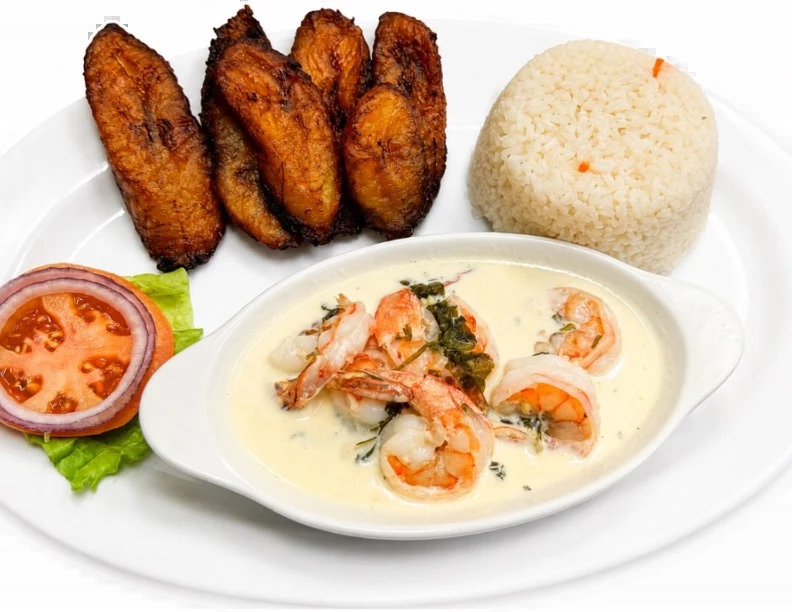
#> input picture websites/TruongSon-demos/scrollcraft/builds/el-salvadoreno/assets/c-camarones-jalapeno.webp, 792 x 612 px, given in place of desayuno-llanero.png, which was not available
$ python cut3.py
#> lines starting #> are read from the running program, lines starting #| are printed output that depends on the picture; after the words box and inside, x2 and y2 are one past the last pixel; in counts of white or black regions, pixels touching at a corner belong together
"""Plates as shapes: fit the plate's outline (ellipse, or a rotated rectangle for the platter) to the
non-white area, then union with the food. Avoids ragged white rims on a white studio ground.
Writes assets/c-<name>.webp and lab/cuts-sheet.png. Reports any plate that runs off the photo."""
import cv2, numpy as np
from PIL import Image
from scipy import ndimage as ndi
SRC = "assets/source/all/"
SHAPES = {"desayuno-llanero": "ellipse", "bistec-pollo": "ellipse", "chicharrones": "ellipse",
          "pupusa-ranchera": "ellipse", "chuleta-cerdo": "ellipse", "camarones-jalapeno": "ellipse",
          "pargo-chicharron": "rect", "huevos-chorizo": "ellipse", "camarones-casa": "ellipse"}
cuts = []
for n, kind in SHAPES.items():
    img = cv2.imread(SRC + n + ".png")
#> img is the input picture: shape (612, 792, 3); mean B, G, R 167.9, 190.8, 215.2
    if img is None: img = cv2.imread(SRC + n + ".jpg")
    h, w = img.shape[:2]
#> h = 612; w = 792
    blur = cv2.GaussianBlur(img, (0, 0), 1.5)
    fg = blur.min(axis=2) < 248
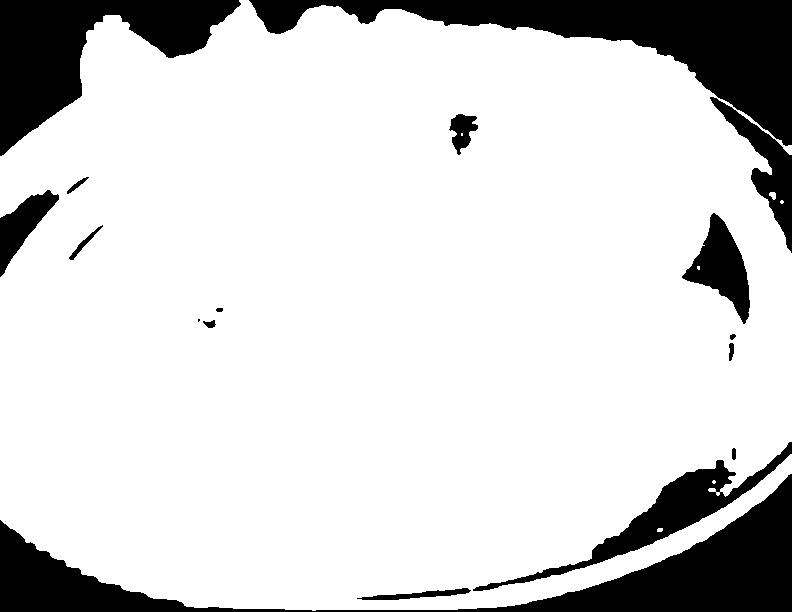
#> fg: shape (612, 792) bool; 83.5% white; 17 black regions (1 under 20 px), largest, box (x1, y1, x2, y2) and area: (0, 474, 792, 612) 23746, (249, 0, 792, 146) 23605, (0, 0, 241, 156) 15668
    fg = ndi.binary_closing(fg, iterations=6); fg = ndi.binary_fill_holes(fg)
#> after `fg = ndi.binary_closing(fg, iterations=6)`: fg: shape (612, 792) bool; 83.3% white; 5 black regions, box (x1, y1, x2, y2) and area: (0, 0, 792, 612) 72327, (592, 463, 731, 563) 4877, (684, 215, 750, 317) 3212, (450, 114, 475, 150) 518, (739, 472, 763, 493) 229
#> after `fg = ndi.binary_fill_holes(fg)`:
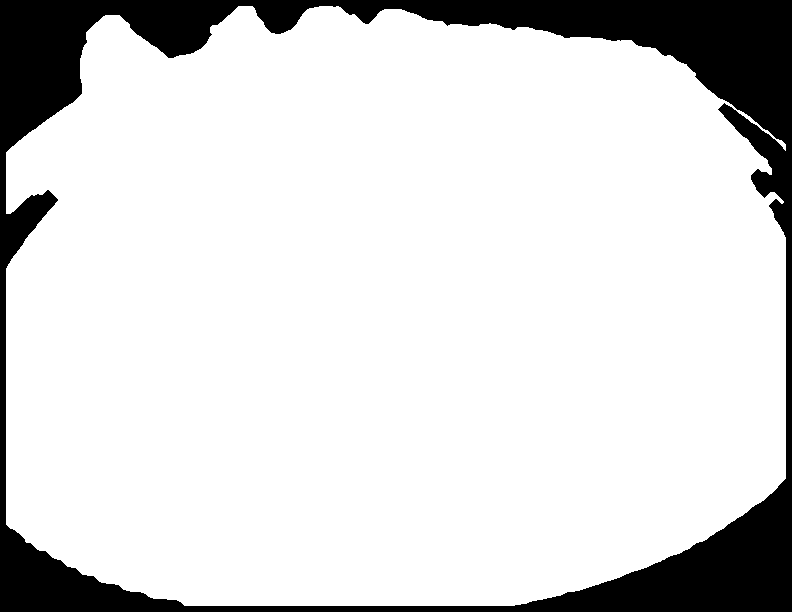
#> fg: shape (612, 792) bool; 85.1% white; 1 black region, box (x1, y1, x2, y2) and area: (0, 0, 792, 612) 72327
    lab, k = ndi.label(fg); fg = lab == (np.argmax(ndi.sum(fg, lab, range(1, k + 1))) + 1)
#> after `lab, k = ndi.label(fg)`: lab: shape (612, 792) int32; values 0 (black) and 1 (white), 85.1% white; 1 black region
#> after `lab, k = ndi.label(fg)`: k = 1
    cnts, _ = cv2.findContours(fg.astype("uint8"), cv2.RETR_EXTERNAL, cv2.CHAIN_APPROX_NONE)
#> cnts = 1 contour; box (x1, y1, x2, y2) and area: (6, 6, 786, 606) 411084
    hull = cv2.convexHull(max(cnts, key=cv2.contourArea))
#> hull = contour of 41 points, box (x1, y1, x2, y2) (6, 6, 786, 606), area 424262
    shape = np.zeros((h, w), "uint8")
    if kind == "ellipse": cv2.ellipse(shape, cv2.fitEllipse(hull), 255, -1)
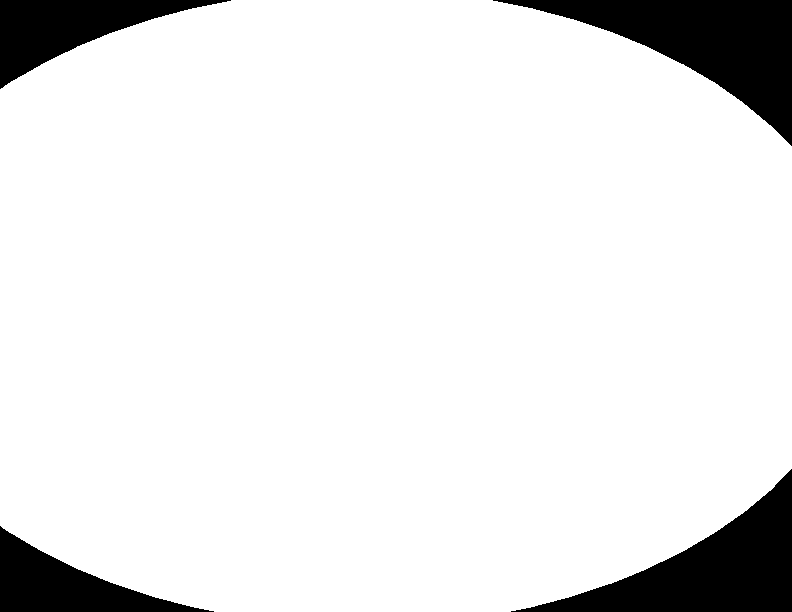
#> shape: shape (612, 792); 90.3% white; 4 black regions, box (x1, y1, x2, y2) and area: (493, 0, 792, 146) 16107, (511, 469, 792, 612) 15054, (0, 0, 231, 89) 8286, (0, 526, 214, 612) 7476
    else: cv2.drawContours(shape, [np.int32(cv2.boxPoints(cv2.minAreaRect(hull)))], 0, 255, -1)
    # keep only what is plate-or-food: shape, trimmed by hull (no background corners), plus food outside it
    hullm = np.zeros((h, w), "uint8"); cv2.drawContours(hullm, [hull], 0, 255, -1)
#> after `cv2.drawContours(hullm, [hull], 0, 255, -1)`:
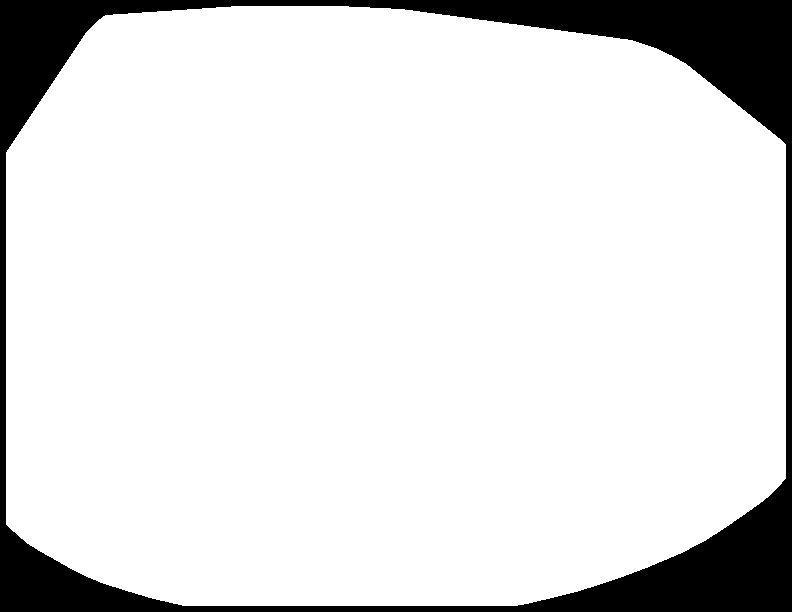
#> hullm: shape (612, 792); 87.8% white; 1 black region, box (x1, y1, x2, y2) and area: (0, 0, 792, 612) 59286
    m = ((shape > 0) & (hullm > 0)) | (fg & (blur.min(axis=2) < 200))
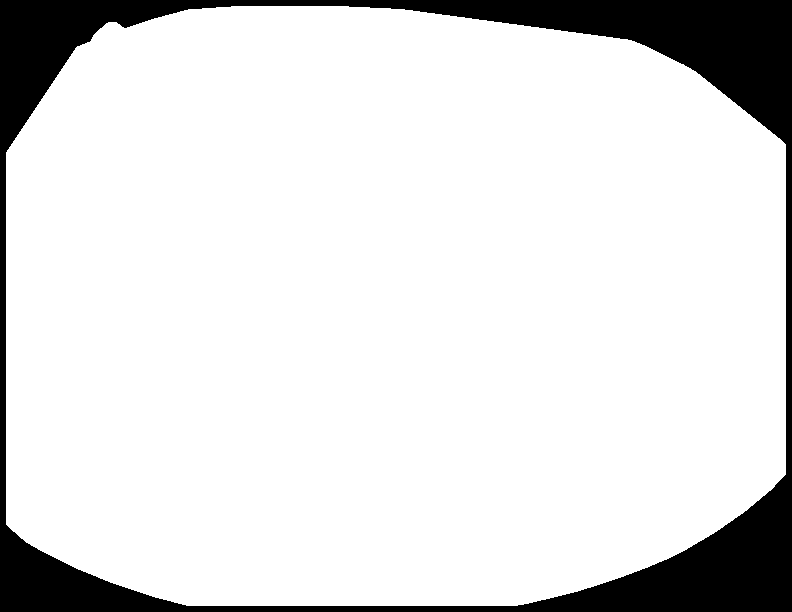
#> m: shape (612, 792) bool; 87.4% white; 1 black region, box (x1, y1, x2, y2) and area: (0, 0, 792, 612) 60942
    m = ndi.binary_fill_holes(m)
    edge = np.concatenate([m[0], m[-1], m[:, 0], m[:, -1]]).mean()
#> edge = 0
    a = cv2.GaussianBlur((m * 255).astype("uint8"), (0, 0), 0.9)
    rgba = cv2.cvtColor(img, cv2.COLOR_BGR2RGBA); rgba[..., 3] = a
#> after `rgba[..., 3] = a`:
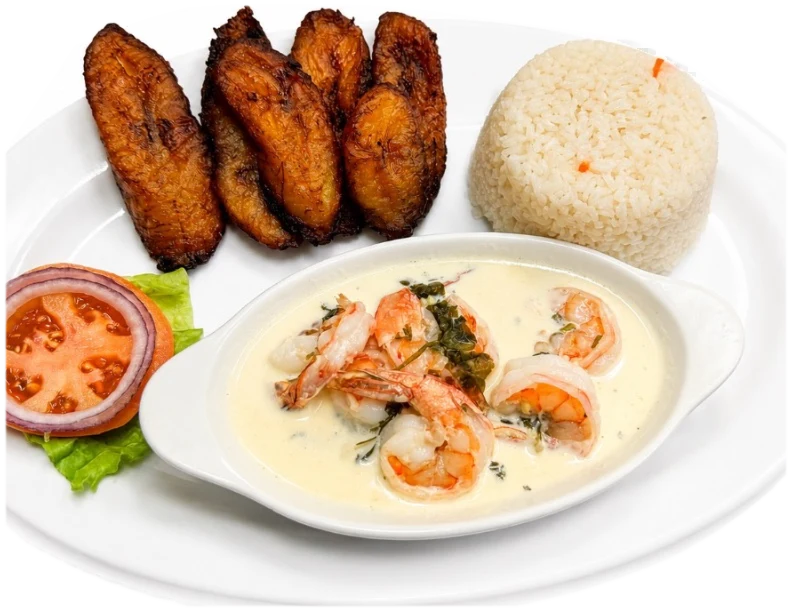
#> rgba: shape (612, 792, 4); mean R, G, B, A 215.2, 190.8, 167.9, 222.9; transparent parts drawn white
    im = Image.fromarray(rgba); im = im.crop(im.getbbox()); im.save(f"assets/c-{n}.webp", quality=88)
#> after `im = im.crop(im.getbbox())`:
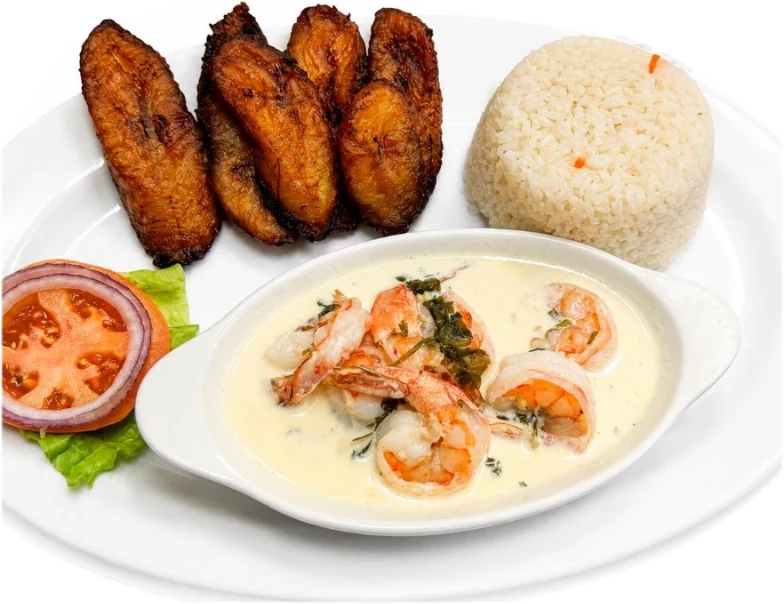
#> im: PIL image 784x604 RGBA; mean R, G, B, A 214.4, 189.5, 166.1, 228.2; transparent parts drawn white
    cuts.append((n, im)); print(f"{n} {im.size} off-photo {edge:.3f}")
#| desayuno-llanero (784, 604) off-photo 0.000
#> pass 2 of the loop `for n, kind in SHAPES.items():`:
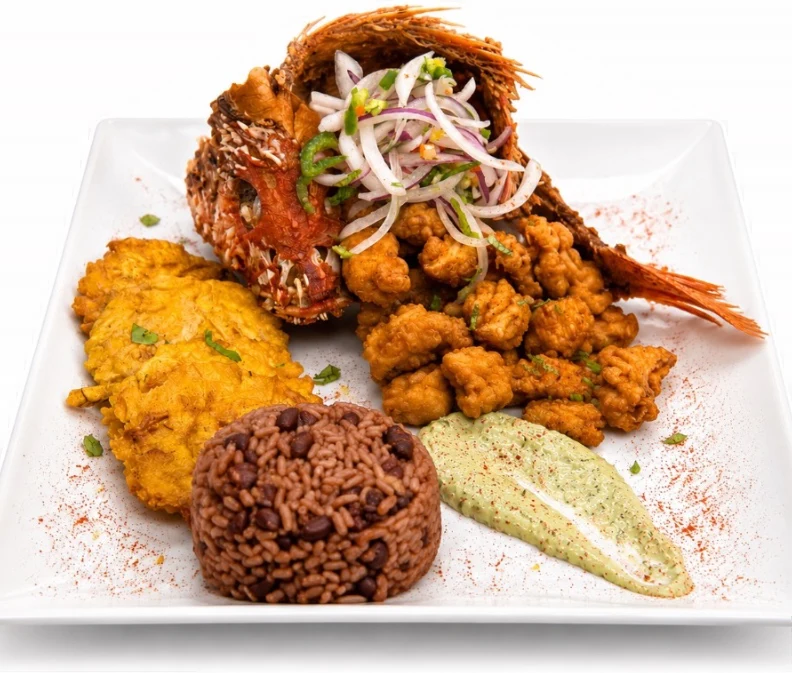
#> input picture websites/TruongSon-demos/scrollcraft/builds/el-salvadoreno/assets/c-pargo-chicharron.webp, 792 x 673 px, given in place of bistec-pollo.png, which was not available
#> img is the input picture: shape (673, 792, 3); mean B, G, R 145.5, 174, 206.8
#> blur: shape (673, 792, 3)
#> `fg = ndi.binary_fill_holes(fg)`:
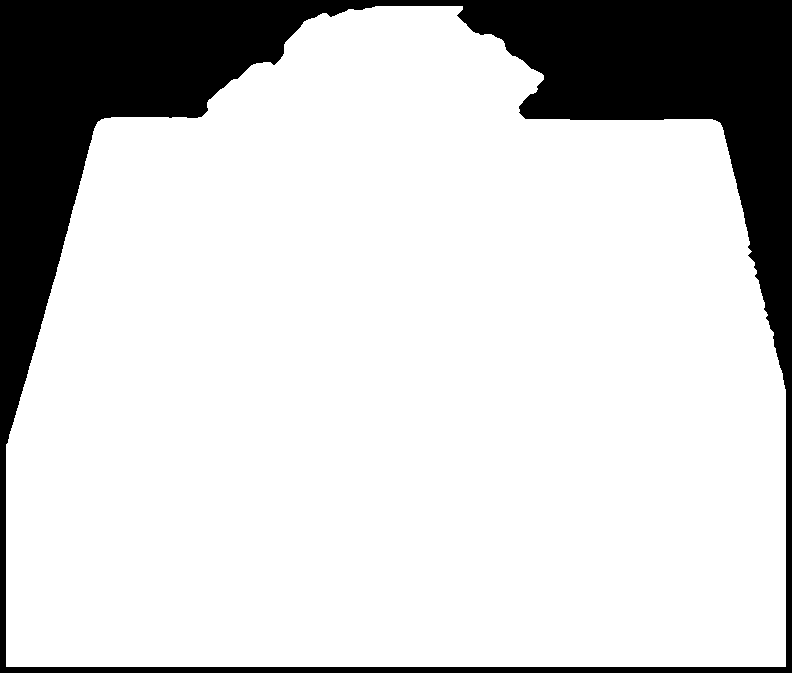
#> fg: shape (673, 792) bool; 80.9% white; 1 black region, box (x1, y1, x2, y2) and area: (0, 0, 792, 673) 101967
#> lab: shape (673, 792) int32; values 0 (black) and 1 (white), 80.9% white; 1 black region
#> cnts = 1 contour; box (x1, y1, x2, y2) and area: (6, 6, 786, 667) 429748
#> hull = contour of 21 points, box (x1, y1, x2, y2) (6, 6, 786, 667), area 444508
#> shape: shape (673, 792); 88.5% white; 4 black regions, box (x1, y1, x2, y2) and area: (0, 0, 314, 314) 32584, (506, 0, 792, 292) 27274, (760, 592, 792, 673) 1207, (0, 636, 14, 673) 272
#> hullm: shape (673, 792); 83.6% white; 1 black region, box (x1, y1, x2, y2) and area: (0, 0, 792, 673) 87261
#> m: shape (673, 792) bool; 83.3% white; 1 black region, box (x1, y1, x2, y2) and area: (0, 0, 792, 673) 88964
#> a: shape (673, 792)
#> rgba: shape (673, 792, 4)
#> rgba: shape (673, 792, 4); mean R, G, B, A 206.8, 174, 145.5, 212.4
#> `im = im.crop(im.getbbox())`:
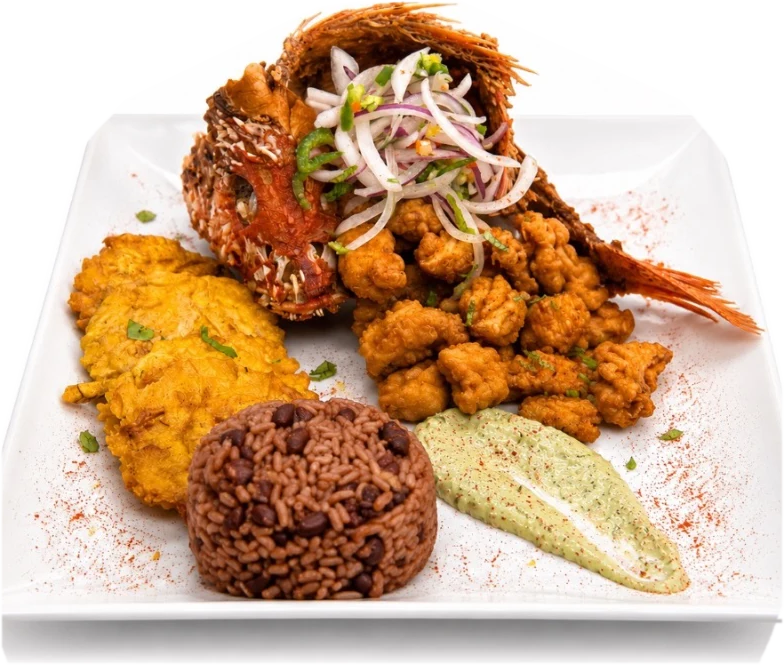
#> im: PIL image 784x665 RGBA; mean R, G, B, A 205.9, 172.3, 143.2, 217.2; transparent parts drawn white
#| bistec-pollo (784, 665) off-photo 0.000
#> (the run stopped early here; a loop or call above may not have finished)
